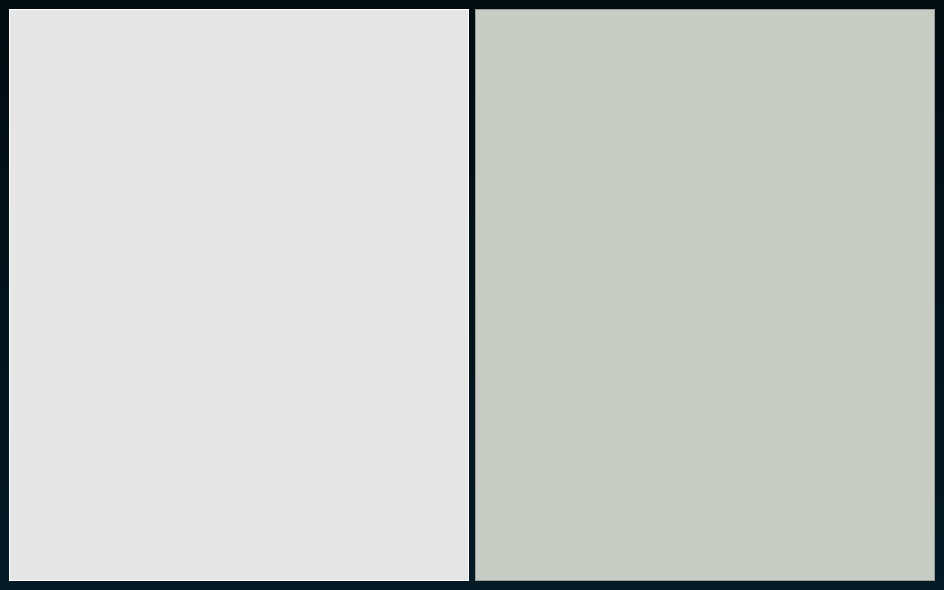
<?xml version="1.0" encoding="UTF-8"?>
<ui version="4.0">
 <class>MainWindow</class>
 <widget class="QMainWindow" name="MainWindow">
  <property name="enabled">
   <bool>true</bool>
  </property>
  <property name="geometry">
   <rect>
    <x>0</x>
    <y>0</y>
    <width>944</width>
    <height>590</height>
   </rect>
  </property>
  <property name="sizePolicy">
   <sizepolicy hsizetype="Fixed" vsizetype="Fixed">
    <horstretch>0</horstretch>
    <verstretch>0</verstretch>
   </sizepolicy>
  </property>
  <property name="minimumSize">
   <size>
    <width>0</width>
    <height>0</height>
   </size>
  </property>
  <property name="maximumSize">
   <size>
    <width>16777215</width>
    <height>16777215</height>
   </size>
  </property>
  <property name="windowTitle">
   <string>Debriefer</string>
  </property>
  <property name="windowIcon">
   <iconset>
    <normaloff>graphics/icon.png</normaloff>graphics/icon.png</iconset>
  </property>
  <property name="styleSheet">
   <string notr="true">background-color: qlineargradient(spread:pad, x1:0.502975, y1:0, x2:0.473, y2:1, stop:0 rgba(2, 11, 16, 255), stop:1 rgba(4, 26, 37, 255));</string>
  </property>
  <widget class="QWidget" name="centralwidget">
   <layout class="QGridLayout" name="gridLayout">
    <item row="0" column="1">
     <widget class="QTableView" name="tableView">
      <property name="font">
       <font>
        <family>Roboto</family>
        <pointsize>8</pointsize>
       </font>
      </property>
      <property name="styleSheet">
       <string notr="true">QAbstractItemView{	
	background: #C7CCC5;
}
QAbstractItemView::QScrollBar:vertical {              
	border: 1px solid #999999;
	background:white;
	width:10px;    
	margin: 0px 0px 0px 0px;
}
QAbstractItemView::QScrollBar::handle:vertical {
	background: #4589b2;
	min-height: 0px;
}
QAbstractItemView::QScrollBar::add-line:vertical {
	background: #4589b2;
	height: 0px;
	subcontrol-position: bottom;
	subcontrol-origin: margin;
}
QAbstractItemView::QScrollBar::sub-line:vertical {
	background: #4589b2;
	height: 0 px;
	subcontrol-position: top;
	subcontrol-origin: margin;
}</string>
      </property>
      <property name="gridStyle">
       <enum>Qt::NoPen</enum>
      </property>
      <attribute name="horizontalHeaderDefaultSectionSize">
       <number>49</number>
      </attribute>
      <attribute name="verticalHeaderDefaultSectionSize">
       <number>30</number>
      </attribute>
     </widget>
    </item>
    <item row="0" column="0">
     <widget class="GraphicsLayoutWidget" name="graphicsView">
      <property name="styleSheet">
       <string notr="true">background-color:rgb(230, 230, 230);
color: white;
border: 1px solid white;</string>
      </property>
     </widget>
    </item>
   </layout>
  </widget>
 </widget>
 <customwidgets>
  <customwidget>
   <class>GraphicsLayoutWidget</class>
   <extends>QGraphicsView</extends>
   <header>pyqtgraph</header>
  </customwidget>
 </customwidgets>
 <resources/>
 <connections/>
</ui>
